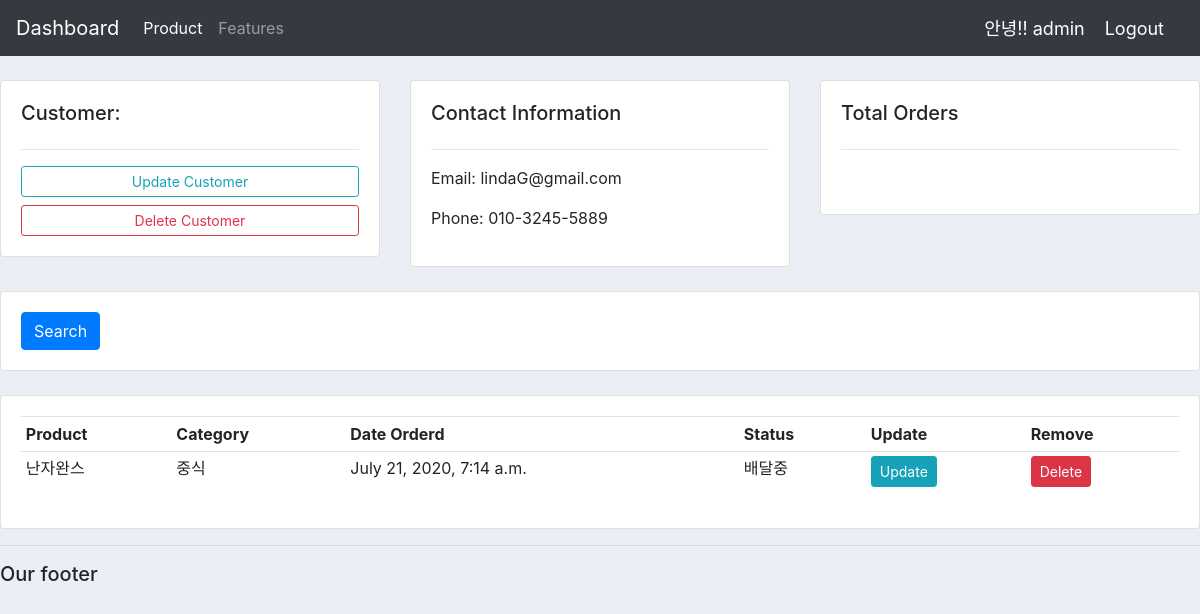
The app's page /customer/1/ (signed in) with its own data.
### accounts/models.py (models this page shows, shortened)
class Customer(models.Model):
    name = models.CharField(max_length=200, null=True)
    phone = models.CharField(max_length=200, null=True)
    email = models.CharField(max_length=200, null=True)
    date_created = models.DateTimeField(auto_created=True, null=True)

class Order(models.Model):
    STATUS = (
        ('준비중','준비중'),
        ('배달중', '배달중'),
        ('배달완료','배달완료'),
    )
    customer = models.ForeignKey(Customer, null=True, on_delete= models.SET_NULL)
    product = models.ForeignKey(Product, null=True, on_delete= models.SET_NULL)
    date_created = models.DateTimeField(auto_now_add=True, null=True)
    status = models.CharField(max_length=200, null=True, choices=STATUS)

class Product(models.Model):
    CATEGORY = (
        ('한식','한식'),
        ('중식','중식'),
        ('일식','일식'),
        )
    menu = models.CharField(max_length=200, null=True)
    price = models.FloatField(null=True)
    category = models.CharField(max_length=200, null=True, choices=CATEGORY)
    descrption = models.CharField(max_length=200, null=True, blank=True)
    date_created = models.DateTimeField(auto_now_add=True, null=True)
    def __str__(self):
        return self.menu

### accounts/views.py (the view)
# urls.py: path('customer/<str:pk_test>/', views.customer,name="customer"),
@login_required(login_url='login')
def customer(request, pk_test):
    customer = Customer.objects.get(id=pk_test)
    orders = customer.order_set.all()
    order_count = orders.count()
    context = {'customer':customer, 'orders':orders, 'order_count':order_count}
    return render(request, 'accounts/customer.html',context)

### accounts/templates/accounts/customer.html
{% extends 'accounts/main.html' %}
{% block content %}
<br>
<div class="row">
	<div class="col-md">
		<div class="card card-body">
			<h5>Customer:</h5>
			<hr>
			<a class="btn btn-outline-info  btn-sm btn-block" href="">Update Customer</a>
			<a class="btn btn-outline-danger  btn-sm btn-block" href="">Delete Customer</a>
		</div>
	</div>
	<div class="col-md">
		<div class="card card-body">
			<h5>Contact Information</h5>
			<hr>
			<p>Email: {{customer.email}}</p>
			<p>Phone: {{customer.phone}}</p>
		</div>
	</div>
	<div class="col-md">
		<div class="card card-body">
			<h5>Total Orders</h5>
			<hr>
			<h1 style="text-align: center;padding: 10px"></h1>
		</div>
	</div>
</div>
<br>
<div class="row">
	<div class="col">
		<div class="card card-body">
			<form method="get">
		    <button class="btn btn-primary" type="submit">Search</button>
		  </form>
		</div>
	</div>
</div>
<br>
<div class="row">
	<div class="col-md">
		<div class="card card-body">
			<table class="table table-sm">
				<tr>
					<th>Product</th>
					<th>Category</th>
					<th>Date Orderd</th>
					<th>Status</th>
					<th>Update</th>
					<th>Remove</th>
                </tr>
                {% for order in orders %}
				<tr>
					<td>{{order.product}}</td>
					<td>{{order.product.category}}</td>
					<td>{{order.date_created}}</td>
					<td>{{order.status}}</td>
					<td><a class="btn btn-sm btn-info" href="">Update</a></td>
					<td><a class="btn btn-sm btn-danger"href="">Delete</a></td>
				</tr>
				{% endfor %}
			</table>
		</div>
	</div>
</div>
{% endblock %}

### accounts/templates/accounts/navbar.html (shortened to what this page needs)
<nav class="navbar navbar-expand-lg navbar-dark bg-dark">
  <a class="navbar-brand" href="#">Dashboard</a>
  <div class="collapse navbar-collapse" id="navbarNav">
    <ul class="navbar-nav">
      <li class="nav-item active">
        <a class="nav-link" href="{% url 'products'%} ">Product<span class="sr-only">(current)</span></a>
      </li>
      <li class="nav-item">
        <a class="nav-link" href="#">Features</a>
      </li>
    </ul>
  </div>
  <span class="hello-msg">안녕!! {{request.user}}</span>
  <span ><a  class="hello-msg" href="{% url 'logout' %}">Logout</a></span>
</nav>

### accounts/templates/accounts/main.html (style rules this page uses)
body { background-color: #ebeff5; }

### accounts/templates/accounts/navbar.html (style rules this page uses)
.hello-msg { font-size: 18px; color : #fff; margin-right: 20px; }

### records on screen
Customer: email "lindaG@gmail.com", phone "010-3245-5889"
Order: product "난자완스", product.category "중식", date_created "July 21, 2020, 7:14 a.m.", status "배달중"

### other values on screen
{{ request.user }} "admin"
